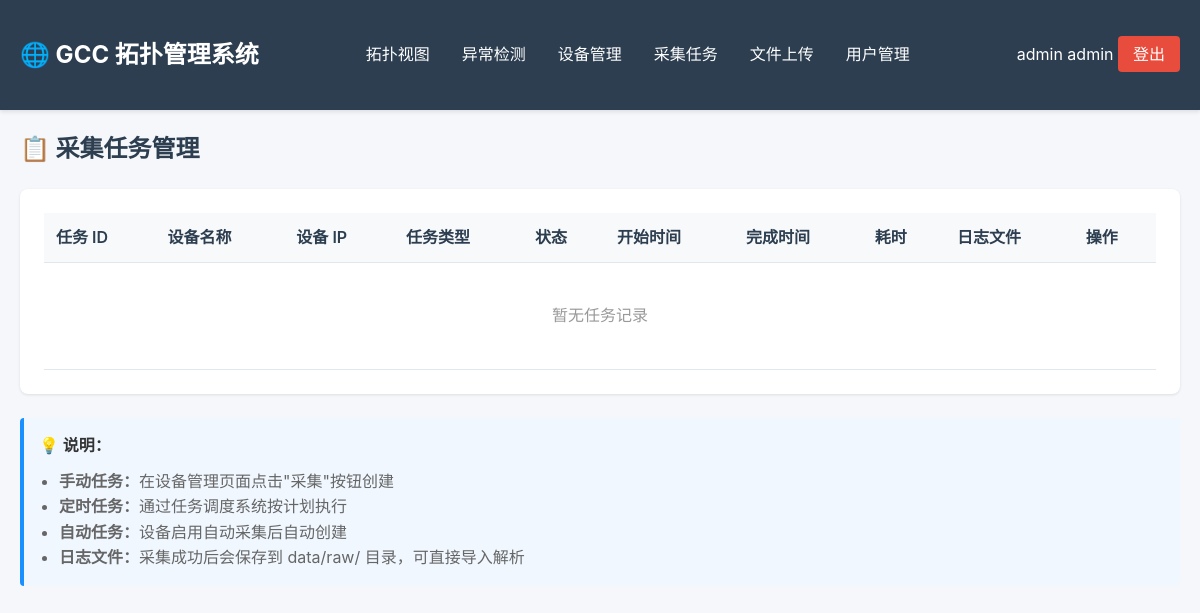
Before: /manage/tasks (signed in) with the older database file.
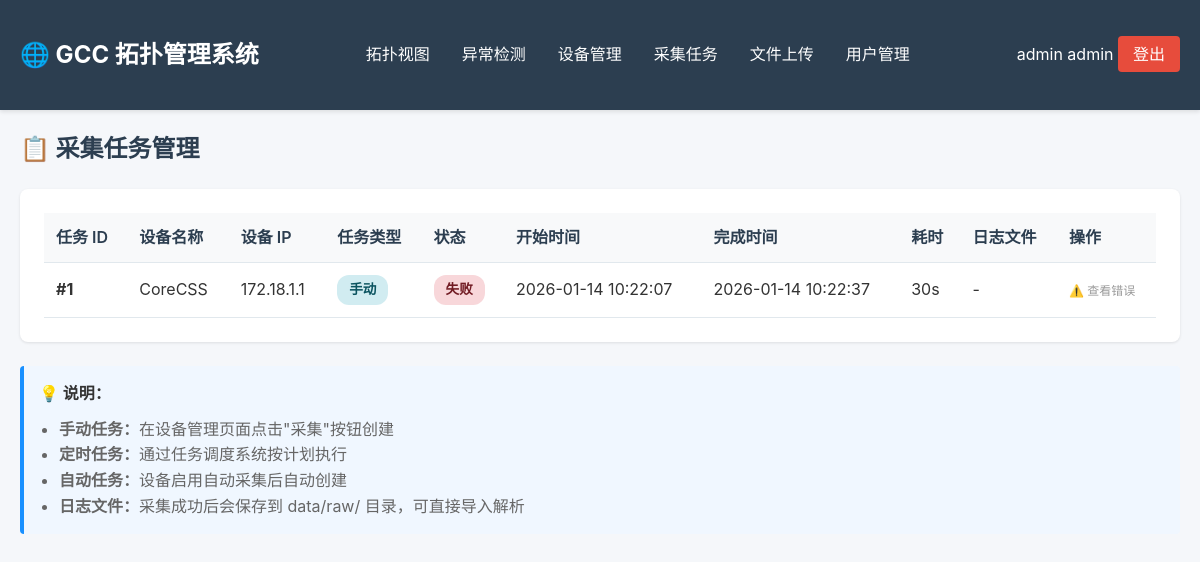
After: the same page with the newer database file.
### tables this page shows
CREATE TABLE collection_tasks (
    id INTEGER PRIMARY KEY AUTOINCREMENT,
    device_id INTEGER NOT NULL,
    task_type TEXT NOT NULL DEFAULT 'manual',  -- manual, scheduled, auto
    status TEXT NOT NULL DEFAULT 'pending',  -- pending, running, success, failed
    started_at TIMESTAMP,
    completed_at TIMESTAMP,
    log_file_path TEXT,
    error_message TEXT,
    commands_executed TEXT,  -- JSON array of commands
    created_by INTEGER,
    FOREIGN KEY (device_id) REFERENCES managed_devices(id) ON DELETE CASCADE,
    FOREIGN KEY (created_by) REFERENCES users(id)
);

CREATE TABLE managed_devices (
    id INTEGER PRIMARY KEY AUTOINCREMENT,
    device_name TEXT NOT NULL UNIQUE,
    device_type TEXT NOT NULL,  -- huawei, cisco, h3c, etc.
    model TEXT,
    mgmt_ip TEXT NOT NULL,
    mgmt_port INTEGER DEFAULT 22,
    username TEXT NOT NULL,
    password TEXT NOT NULL,  -- 加密存储
    enable_password TEXT,
    description TEXT,
    group_name TEXT,
    is_active INTEGER NOT NULL DEFAULT 1,
    auto_collect INTEGER NOT NULL DEFAULT 0,  -- 是否自动采集
    collect_interval INTEGER DEFAULT 86400,  -- 采集间隔（秒），默认24小时
    created_at TIMESTAMP DEFAULT CURRENT_TIMESTAMP,
    updated_at TIMESTAMP DEFAULT CURRENT_TIMESTAMP,
    created_by INTEGER,
    FOREIGN KEY (created_by) REFERENCES users(id)
);

### topo/web/app_v2.py (the view)
    @app.route('/manage/tasks')
    @login_required
    def manage_tasks():
        scheduler = TaskScheduler(app.config['DATABASE'])
        tasks = scheduler.list_tasks(limit=200)
        return render_template('manage_tasks.html', tasks=tasks)

### topo/management/task_scheduler.py (called while the page is built)
    def _get_connection(self):
        conn = sqlite3.connect(self.db_path)
        conn.row_factory = sqlite3.Row
        return conn

    def list_tasks(self, device_id: int = None, status: str = None,
                  limit: int = 100) -> List[Dict]:
        conn = self._get_connection()
        cursor = conn.cursor()
        query = """
            SELECT t.*, d.device_name, d.device_type, d.mgmt_ip
            FROM collection_tasks t
            LEFT JOIN managed_devices d ON t.device_id = d.id
            WHERE 1=1
        """
        params = []
        if device_id:
            query += " AND t.device_id = ?"
            params.append(device_id)
        if status:
            query += " AND t.status = ?"
            params.append(status)
        query += " ORDER BY t.id DESC LIMIT ?"
        params.append(limit)
        cursor.execute(query, params)
        tasks = [dict(row) for row in cursor.fetchall()]
        conn.close()
        return tasks

### topo/web/app_v2.py (called while the page is built)
def generate_csrf_token():
    return secrets.token_hex(32)

### topo/web/templates/manage_tasks.html (shortened to what this page needs)
{% extends "base.html" %}
{% block content %}
<h2 style="color: #2c3e50; margin-bottom: 20px;">📋 采集任务管理</h2>
<div class="card">
    <table class="table">
        <thead>
            <tr>
                <th>任务 ID</th>
                <th>设备名称</th>
                <th>设备 IP</th>
                <th>任务类型</th>
                <th>状态</th>
                <th>开始时间</th>
                <th>完成时间</th>
                <th>耗时</th>
                <th>日志文件</th>
                <th>操作</th>
            </tr>
        </thead>
        <tbody>
            {% if tasks %}
            {% for task in tasks %}
            <tr>
                <td><strong>#{{ task.id }}</strong></td>
                <td>{{ task.device_name }}</td>
                <td>{{ task.mgmt_ip }}</td>
                <td>
                    {% if task.task_type == 'manual' %}
                    <span class="badge badge-info">手动</span>
                    {% elif task.task_type == 'scheduled' %}
                    <span class="badge badge-primary">定时</span>
                    {% else %}
                    <span class="badge badge-secondary">自动</span>
                    {% endif %}
                </td>
                <td>
                    {% if task.status == 'pending' %}
                    <span class="badge badge-secondary">待执行</span>
                    {% elif task.status == 'running' %}
                    <span class="badge badge-primary">执行中</span>
                    {% elif task.status == 'success' %}
                    <span class="badge badge-success">成功</span>
                    {% else %}
                    <span class="badge badge-danger">失败</span>
                    {% endif %}
                </td>
                <td>{{ task.started_at[:19] if task.started_at else '-' }}</td>
                <td>{{ task.completed_at[:19] if task.completed_at else '-' }}</td>
                <td>
                    {% if task.started_at and task.completed_at %}
                    {{ format_duration(task.started_at, task.completed_at) }}
                    {% else %}
                    -
                    {% endif %}
                </td>
                <td>
                    {% if task.log_file_path %}
                    <a href="{{ task.log_file_path }}" style="color: #1890ff;">📄 查看</a>
                    {% else %}
                    -
                    {% endif %}
                </td>
                <td>
                    {% if task.status == 'pending' %}
                    <form method="POST" action="{{ url_for('execute_task', task_id=task.id) }}"
                        style="display: inline;">
                        <input type="hidden" name="_csrf_token" value="{{ csrf_token }}">
                        <button type="submit" class="btn btn-sm" style="background: #52c41a; color: white;">执行</button>
                    </form>
                    {% elif task.status == 'running' %}
                    <button class="btn btn-sm" onclick="showLogs({{ task.id }})" style="background: #1890ff; color: white;">📡 查看日志</button>
                    {% elif task.status == 'failed' %}
                    <span style="color: #999; font-size: 12px;" title="{{ task.error_message }}">⚠️ 查看错误</span>
                    {% endif %}
                </td>
            </tr>
            {% endfor %}
            {% else %}
            <tr>
                <td colspan="10" style="text-align: center; padding: 40px; color: #999;">
                    暂无任务记录
                </td>
            </tr>
            {% endif %}
        </tbody>
    </table>
</div>
<div style="margin-top: 20px; padding: 15px; background: #f0f7ff; border-left: 4px solid #1890ff; border-radius: 4px;">
    <strong>💡 说明：</strong>
    <ul style="margin: 10px 0 0 20px; color: #666;">
        <li><strong>手动任务：</strong>在设备管理页面点击"采集"按钮创建</li>
        <li><strong>定时任务：</strong>通过任务调度系统按计划执行</li>
        <li><strong>自动任务：</strong>设备启用自动采集后自动创建</li>
        <li><strong>日志文件：</strong>采集成功后会保存到 data/raw/ 目录，可直接导入解析</li>
    </ul>
</div>
{% endblock %}

### topo/web/templates/base.html (shortened to what this page needs)
<!DOCTYPE html>
<html lang="zh-CN">
<head>
</head>
<body>
    <nav>
        <div class="container">
            <h1>🌐 GCC 拓扑管理系统</h1>
            <ul>
                <li><a href="{{ url_for('index') }}">拓扑视图</a></li>
                <li><a href="{{ url_for('anomalies') }}">异常检测</a></li>
                <li><a href="{{ url_for('manage_devices') }}">设备管理</a></li>
                <li><a href="{{ url_for('manage_tasks') }}">采集任务</a></li>
                <li><a href="{{ url_for('upload_file') }}">文件上传</a></li>
                {% if session.role == 'admin' %}
                <li><a href="{{ url_for('manage_users') }}">用户管理</a></li>
                {% endif %}
            </ul>
            <div class="user-menu">
                <span class="user-info">
                    {{ session.username }}
                    <span class="user-role">{{ session.role }}</span>
                </span>
                <a href="{{ url_for('logout') }}"
                    style="background: #e74c3c; padding: 8px 15px; border-radius: 4px;">登出</a>
            </div>
        </div>
    </nav>
    <div class="container">
        {% block content %}{% endblock %}
    </div>
</body>
</html>

### topo/web/templates/base.html (style rules this page uses)
* { margin: 0; padding: 0; box-sizing: border-box; }
body { font-family: -apple-system, BlinkMacSystemFont, "Segoe UI", Roboto, "Helvetica Neue", Arial, sans-serif; background: #f5f7fa; color: #333; line-height: 1.6; }
.container { max-width: 1200px; margin: 0 auto; padding: 20px; }
nav { background: #2c3e50; color: white; padding: 1rem 0; box-shadow: 0 2px 4px rgba(0, 0, 0, 0.1); }
nav .container { display: flex; justify-content: space-between; align-items: center; }
nav h1 { font-size: 1.5rem; }
nav ul { list-style: none; display: flex; gap: 2rem; }
nav a { color: white; text-decoration: none; transition: opacity 0.3s; }
.card { background: white; border-radius: 8px; padding: 1.5rem; margin-bottom: 1.5rem; box-shadow: 0 1px 3px rgba(0, 0, 0, 0.1); }
table { width: 100%; border-collapse: collapse; }
th, td { padding: 0.75rem; text-align: left; border-bottom: 1px solid #e1e8ed; }
th { background: #f8f9fa; font-weight: 600; color: #2c3e50; }
.badge { display: inline-block; padding: 0.25rem 0.75rem; border-radius: 12px; font-size: 0.85rem; font-weight: 600; }
.badge-danger { background: #f8d7da; color: #721c24; }
.badge-info { background: #d1ecf1; color: #0c5460; }

Changed rows visible on the page:
added collection_tasks: id "1", device_name "CoreCSS", mgmt_ip "172.18.1.1", task_type "手动", status "失败", started_at "2026-01-14 10:22:07", completed_at "2026-01-14 10:22:37", started_at+completed_at "30s"
Other visible differences:
text no longer shown: "暂无任务记录"
